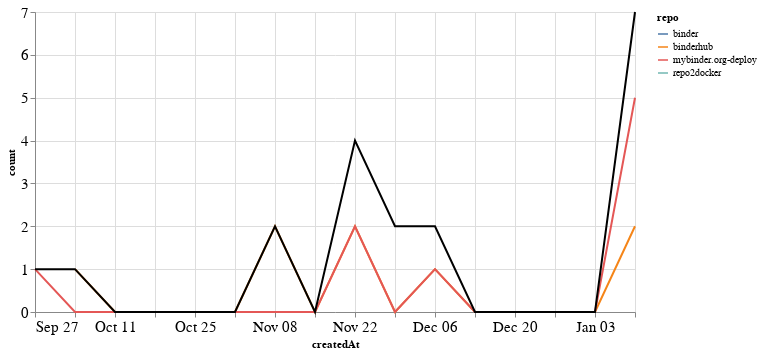

Notebook code cell kept with this figure:
### Markdown cell above
### PRs

### Code cell
prs_time = prs.groupby('repo').resample('W', on='createdAt').count()['author'].reset_index()
prs_time = prs_time.rename(columns={'author': 'count'})
prs_time_total = prs_time.groupby('createdAt').agg({"count": "sum"}).reset_index()

ch1 = alt.Chart(prs_time, width=600).mark_line().encode(
    x='createdAt',
    y='count',
    color='repo',
    tooltip="repo"
)

ch2 = alt.Chart(prs_time_total, width=600).mark_line(color="black").encode(
    x='createdAt',
    y='count',
)

ch1 + ch2

### Figure 1 — Vega-Lite specification as saved in the notebook (floating-point values rounded to 4 significant figures)
{"config": {"axisLeft": {"labelFontSize": 15}, "axisBottom": {"labelFontSize": 15}}, "layer": [{"data": {"name": "data-3591a4b1e09f83c1b910648ee595e1bb"}, "mark": "line", "encoding": {"color": {"type": "nominal", "field": "repo"}, "tooltip": {"type": "nominal", "field": "repo"}, "x": {"type": "temporal", "field": "createdAt"}, "y": {"type": "quantitative", "field": "count"}}, "width": 600}, {"data": {"name": "data-b43e4bb10f642b9c3b8a975b73b9be0a"}, "mark": {"type": "line", "color": "black"}, "encoding": {"x": {"type": "temporal", "field": "createdAt"}, "y": {"type": "quantitative", "field": "count"}}, "width": 600}], "$schema": "https://vega.github.io/schema/vega-lite/v4.8.1.json", "datasets": {"data-3591a4b1e09f83c1b910648ee595e1bb": [{"repo": "binder", "createdAt": "2020-11-29T00:00:00", "count": 1}, {"repo": "binderhub", "createdAt": "2020-10-04T00:00:00", "count": 1}, {"repo": "binderhub", "createdAt": "2020-10-11T00:00:00", "count": 0}, {"repo": "binderhub", "createdAt": "2020-10-18T00:00:00", "count": 0}, {"repo": "binderhub", "createdAt": "2020-10-25T00:00:00", "count": 0}, {"repo": "binderhub", "createdAt": "2020-11-01T00:00:00", "count": 0}, {"repo": "binderhub", "createdAt": "2020-11-08T00:00:00", "count": 2}, {"repo": "binderhub", "createdAt": "2020-11-15T00:00:00", "count": 0}, {"repo": "binderhub", "createdAt": "2020-11-22T00:00:00", "count": 2}, {"repo": "binderhub", "createdAt": "2020-11-29T00:00:00", "count": 0}, {"repo": "binderhub", "createdAt": "2020-12-06T00:00:00", "count": 1}, {"repo": "binderhub", "createdAt": "2020-12-13T00:00:00", "count": 0}, {"repo": "binderhub", "createdAt": "2020-12-20T00:00:00", "count": 0}, {"repo": "binderhub", "createdAt": "2020-12-27T00:00:00", "count": 0}, {"repo": "binderhub", "createdAt": "2021-01-03T00:00:00", "count": 0}, {"repo": "binderhub", "createdAt": "2021-01-10T00:00:00", "count": 2}, {"repo": "mybinder.org-deploy", "createdAt": "2020-09-27T00:00:00", "count": 1}, {"repo": "mybinder.org-deploy", "createdAt": "2020-10-04T00:00:00", "count": 0}, {"repo": "mybinder.org-deploy", "createdAt": "2020-10-11T00:00:00", "count": 0}, {"repo": "mybinder.org-deploy", "createdAt": "2020-10-18T00:00:00", "count": 0}, {"repo": "mybinder.org-deploy", "createdAt": "2020-10-25T00:00:00", "count": 0}, {"repo": "mybinder.org-deploy", "createdAt": "2020-11-01T00:00:00", "count": 0}, {"repo": "mybinder.org-deploy", "createdAt": "2020-11-08T00:00:00", "count": 0}, {"repo": "mybinder.org-deploy", "createdAt": "2020-11-15T00:00:00", "count": 0}, {"repo": "mybinder.org-deploy", "createdAt": "2020-11-22T00:00:00", "count": 2}, {"repo": "mybinder.org-deploy", "createdAt": "2020-11-29T00:00:00", "count": 0}, {"repo": "mybinder.org-deploy", "createdAt": "2020-12-06T00:00:00", "count": 1}, {"repo": "mybinder.org-deploy", "createdAt": "2020-12-13T00:00:00", "count": 0}, {"repo": "mybinder.org-deploy", "createdAt": "2020-12-20T00:00:00", "count": 0}, {"repo": "mybinder.org-deploy", "createdAt": "2020-12-27T00:00:00", "count": 0}, {"repo": "mybinder.org-deploy", "createdAt": "2021-01-03T00:00:00", "count": 0}, {"repo": "mybinder.org-deploy", "createdAt": "2021-01-10T00:00:00", "count": 5}, {"repo": "repo2docker", "createdAt": "2020-11-29T00:00:00", "count": 1}], "data-b43e4bb10f642b9c3b8a975b73b9be0a": [{"createdAt": "2020-09-27T00:00:00", "count": 1}, {"createdAt": "2020-10-04T00:00:00", "count": 1}, {"createdAt": "2020-10-11T00:00:00", "count": 0}, {"createdAt": "2020-10-18T00:00:00", "count": 0}, {"createdAt": "2020-10-25T00:00:00", "count": 0}, {"createdAt": "2020-11-01T00:00:00", "count": 0}, {"createdAt": "2020-11-08T00:00:00", "count": 2}, {"createdAt": "2020-11-15T00:00:00", "count": 0}, {"createdAt": "2020-11-22T00:00:00", "count": 4}, {"createdAt": "2020-11-29T00:00:00", "count": 2}, {"createdAt": "2020-12-06T00:00:00", "count": 2}, {"createdAt": "2020-12-13T00:00:00", "count": 0}, {"createdAt": "2020-12-20T00:00:00", "count": 0}, {"createdAt": "2020-12-27T00:00:00", "count": 0}, {"createdAt": "2021-01-03T00:00:00", "count": 0}, {"createdAt": "2021-01-10T00:00:00", "count": 7}]}}
